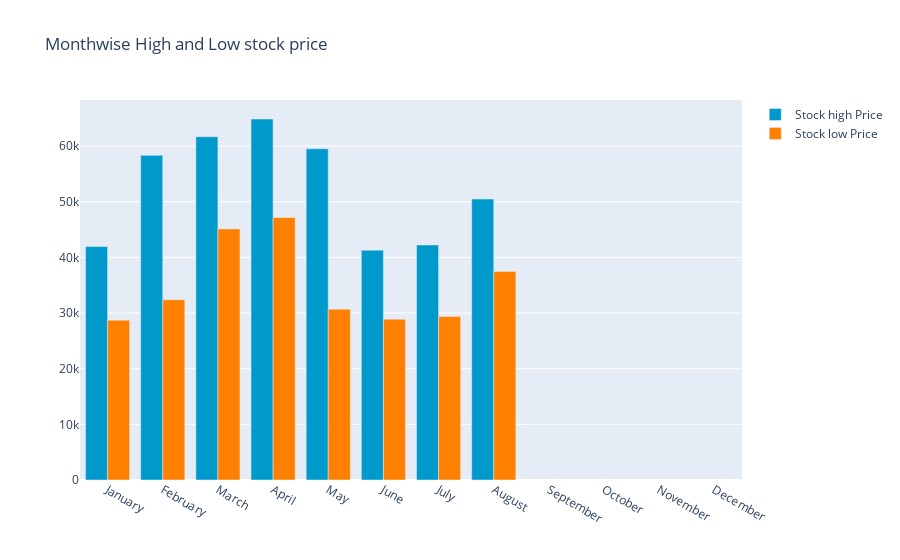

Notebook code for this chart:
### Code cell
y_2021.groupby(y_2021['date'].dt.strftime('%B'))['low'].min()
monthvise_high = y_2021.groupby(data['date'].dt.strftime('%B'))['high'].max()
monthvise_high = monthvise_high.reindex(new_order, axis=0)

monthvise_low = y_2021.groupby(y_2021['date'].dt.strftime('%B'))['low'].min()
monthvise_low = monthvise_low.reindex(new_order, axis=0)

fig = go.Figure()
fig.add_trace(go.Bar(
    x=monthvise_high.index,
    y=monthvise_high,
    name='Stock high Price',
    marker_color='rgb(0, 153, 204)'
))
fig.add_trace(go.Bar(
    x=monthvise_low.index,
    y=monthvise_low,
    name='Stock low Price',
    marker_color='rgb(255, 128, 0)'
))

fig.update_layout(barmode='group',
                  title=' Monthwise High and Low stock price')
fig.show()

### Figure 1 — Plotly figure (JSON) as saved in the notebook; plotly's stock layout.template omitted (floating-point values rounded to 4 significant figures)
{"data": [{"marker": {"color": "rgb(0, 153, 204)"}, "name": "Stock high Price", "x": ["January", "February", "March", "April", "May", "June", "July", "August", "September", "October", "November", "December"], "y": [41950.0, 58330.0, 61680.0, 64860.0, 59520.0, 41300.0, 42240.0, 50480.0, null, null, null, null], "type": "bar"}, {"marker": {"color": "rgb(255, 128, 0)"}, "name": "Stock low Price", "x": ["January", "February", "March", "April", "May", "June", "July", "August", "September", "October", "November", "December"], "y": [28720.0, 32380.0, 45120.0, 47160.0, 30680.0, 28890.0, 29360.0, 37460.0, null, null, null, null], "type": "bar"}], "layout": {"barmode": "group", "title": {"text": " Monthwise High and Low stock price"}}}
